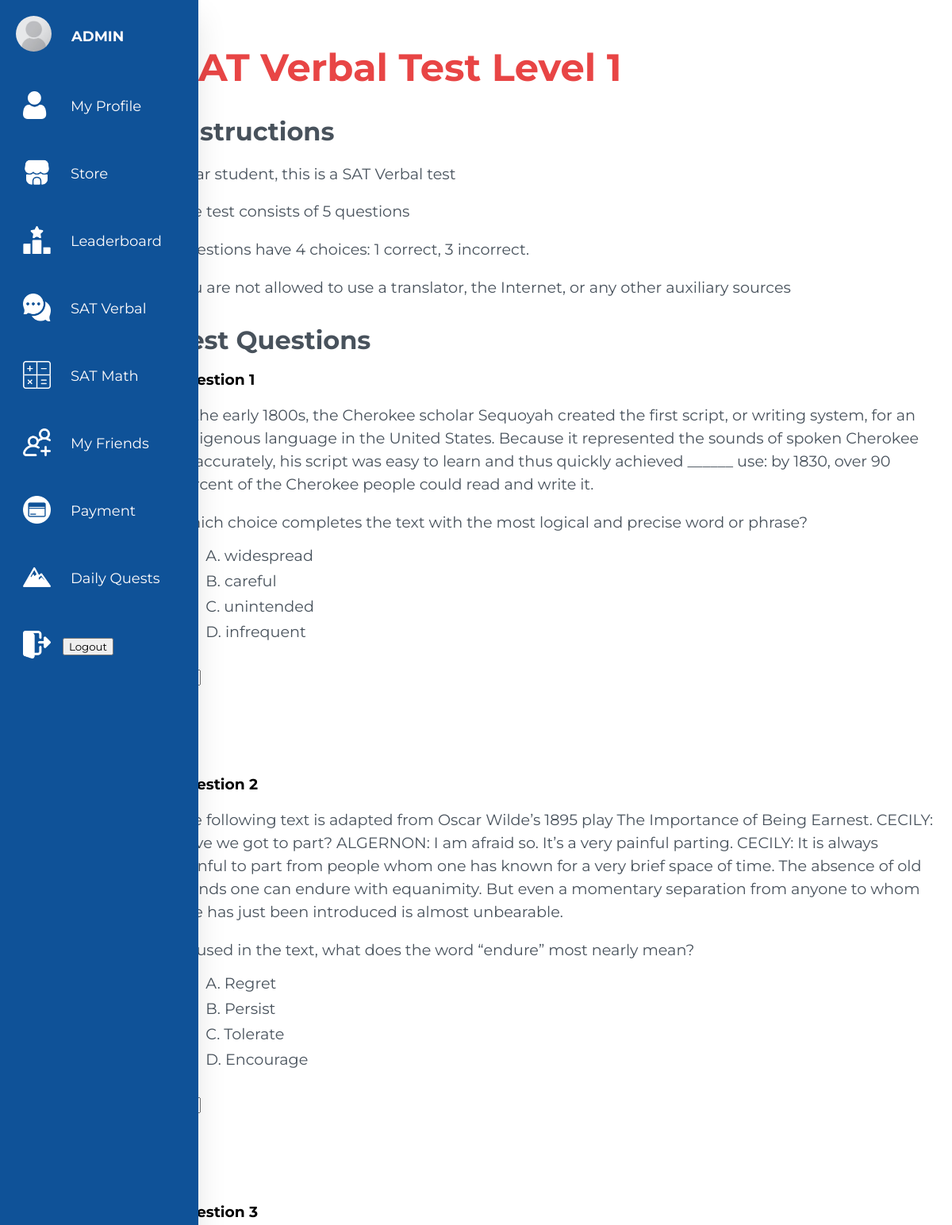
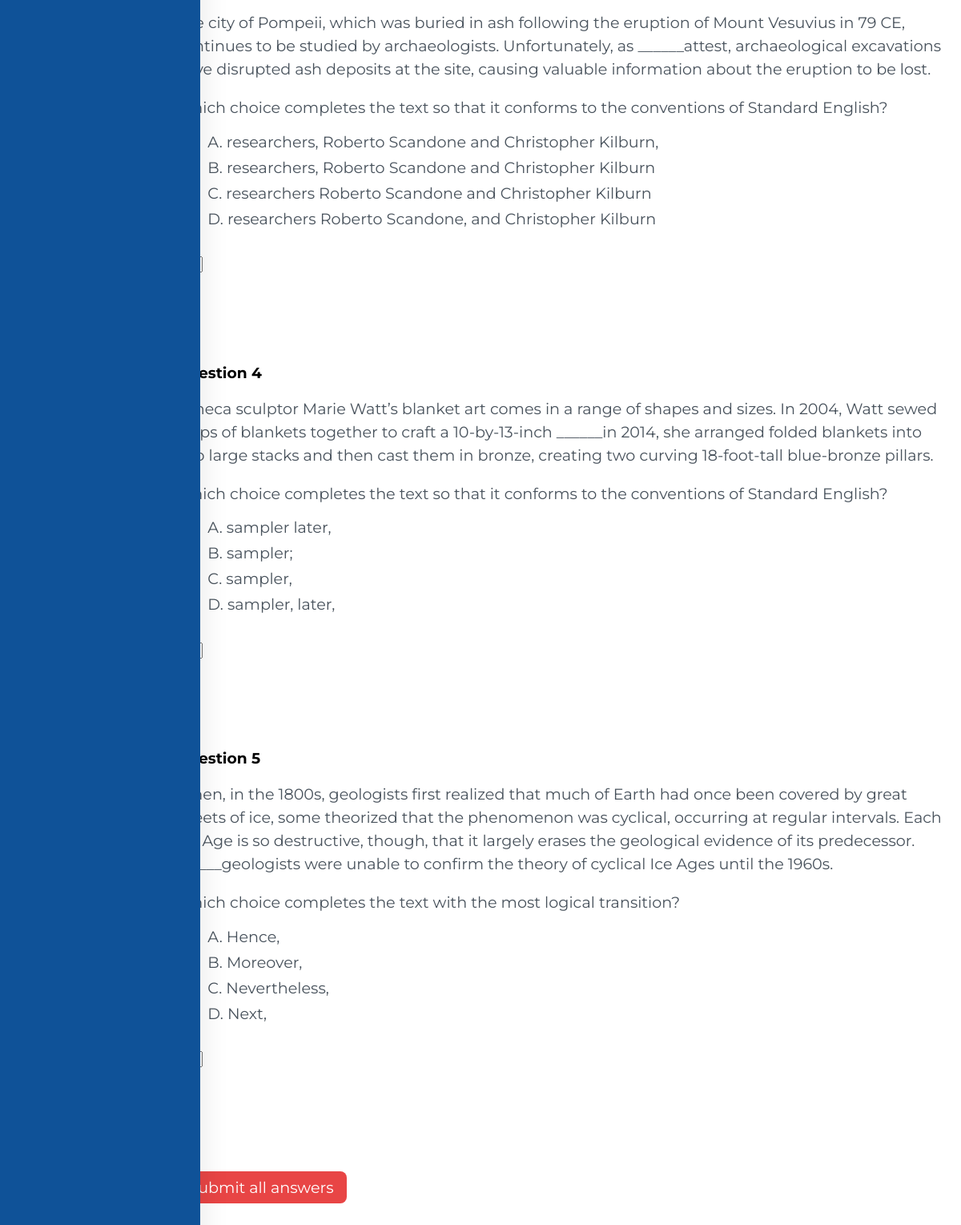
/satverbaltest1 (signed in), run on the app's committed database (2 pictures, top to bottom).
### webapp/models.py (models this page shows)
class UserProfile(models.Model):
    user = models.OneToOneField(User, on_delete=models.CASCADE)
    profile_picture = models.ImageField(upload_to='profile_pictures', default='noavatar.jpg')
    name = models.CharField(max_length=20, null=True, blank=True)
    math_score = models.IntegerField(null=True, blank=True)
    verbal_score = models.IntegerField(null=True, blank=True)
    tokens = models.IntegerField(null=True, blank=True)
    numberoftest = models.IntegerField(null=True, default=0)

class QuestionsVerbal1(models.Model):
    number = models.IntegerField(null=True)
    paragraph = models.TextField(null=True, blank=True)
    image = models.ImageField(null=True, blank=True)
    question = models.CharField(max_length=500, null=True)
    answer1 = models.CharField(max_length=200, null=True)
    answer2 = models.CharField(max_length=200, null=True)
    answer3 = models.CharField(max_length=200, null=True)
    answer4 = models.CharField(max_length=200, null=True)
    correct = models.CharField(max_length=2)
    explanation = models.TextField(null=True, blank=True)

### webapp/views.py (the view, shortened to what this page needs)
# urls.py: path('satverbaltest1', views.satverbaltest1, name='satverbaltest1'),
@login_required()
def satverbaltest1(request):
    questions = QuestionsVerbal1.objects.all()
    user_profile = UserProfile.objects.get(user=request.user)
    user_profile.verbal_score = 0
    user_profile.save()
    try:
        user_profile = UserProfile.objects.get(user=request.user)
    except UserProfile.DoesNotExist:
        user_profile = UserProfile.objects.create(user=request.user)
    context = {'questions':questions, 'user_profile': user_profile}
    return render(request, 'satverbaltest1.html', context)

### webapp/templates/satverbaltest1.html (shortened to what this page needs)
{% load static %}
<!DOCTYPE html>
<html lang="en">
<head>
  <link rel="stylesheet" href="{% static 'css/styletest.css' %}">
</head>
<body>
  <div class="container">
        <nav>
            <a href="#" class="logo">
            {% if user_profile.profile_picture %}
                <img src="{{ user_profile.profile_picture.url }}" alt="Profile Picture">
            {% endif %}
            {% if user_profile.name %}
                <span class="nav-item" alt="">{{ user_profile.name }}</span>
            {% else %}
                <span class="nav-item" alt="">{{ request.user.username }}</span>
            {% endif %}
            </a>
            <a href="{% url 'myprofile' %}" ><img src="{% static 'photos/user.png' %}"  class="logo2" alt="">
            <span class="nav-item">My Profile</span>
            </a>
            <a href="{% url 'store' %}"><img src="{% static 'photos/shop.png' %}"  class="logo2" alt="">
            <span class="nav-item">Store</span>
            </a>
            <a href="{% url 'leaderboard' %}" ><img src="{% static 'photos/podium.png' %}"  class="logo2" alt="">
            <span class="nav-item">Leaderboard</span>
            </a>
            <a href="{% url 'satverbal' %}"><img src="{% static 'photos/chat.png' %}"  class="logo2" alt="">
            <span class="nav-item">SAT Verbal</span>
            </a>
            <a href="{% url 'satmath' %}"><img src="{% static 'photos/keys.png' %}"  class="logo2" alt="">
            <span class="nav-item">SAT Math</span>
            </a>
            <a href="{% url 'friends_list' %}"><img src="{% static 'photos/friends.png' %}"  class="logo2" alt="">
            <span class="nav-item">My Friends</span>
            </a>
            <a href="{% url 'payment' %}"><img src="{% static 'photos/payment.png' %}"  class="logo2" alt="">
            <span class="nav-item">Payment</span>
            </a>
            <a href="{% url 'satverbaltest2' %}"><img src="{% static 'photos/quest.png' %}"  class="logo2" alt="">
            <span class="nav-item">Daily Quests</span>
            </a>
            <form method="post" action="{% url 'logoutsystem' %}">
                <a href="#"><img src="{% static 'photos/logout.png' %}"  class="logo2" alt="">
                <button type="submit">Logout</button>
                </a>
            </form>
        </nav>
    <div class="content">
      <div class="test">
        <h1>SAT Verbal Test Level 1</h1>
        <h2>Instructions</h2>
        <p>Dear student, this is a SAT Verbal test</p>
        <p>The test consists of 5 questions</p>
        <p>Questions have 4 choices: 1 correct, 3 incorrect.</p>
        <p>You are not allowed to use a translator, the Internet, or any other auxiliary sources</p>
        <h2>Test Questions</h2>
        <form method="POST" action="{% url 'satverbaltest1' %}">
          {% for question in questions %}
          <h3>Question {{ question.number }}</h3>
          <p>{{ question.paragraph }}</p>
          <p>{{ question.question }}
          <ul>
          <li>{{ question.answer1 }}</li>
          <li>{{ question.answer2 }}</li>
          <li>{{ question.answer3 }}</li>
          <li>{{ question.answer4 }}</li>
          </ul>
          </p>
          <br><br><br><br><br><br>
          {% endfor %}
          <br>
          <button type="submit" id="buttonj">Submit all answers</button>
        </div>
    </div>
  </div>
</body>
</html>

### static/css/styletest.css (style rules this page uses)
* { font-family: 'Montserrat', sans-serif; }
nav { height: 100%; }
.content { margin-left: 16.5%; padding: 1rem; }
.test h1 { font-size: 3rem; color: #e84545; }
.test h2 { font-size: 2rem; color: #48525c; margin-top: 2rem; margin-bottom: 1rem; }
.test p { font-size: 1.2rem; color: #48525c; line-height: 1.5; margin-bottom: 1rem; }
.test ul { margin-top: 1rem; margin-bottom: 1rem; }
.test li { list-style: none; font-size: 1.2rem; color: #48525c; margin-bottom: 0.5rem; }
#buttonj { background-color: #e84545; color: #fff; font-size: 1.2rem; padding: 0.5rem 1rem; border: none; border-radius: 0.5rem; cursor: pointer; margin-top: 1rem; }
nav { background-color: #0F5298; position:absolute; content:""; top:0; bottom:0; height:200%; left:0; width:90px; overflow:hidden; transition: width 0.2s linear; box-shadow: 0 20px 35px rgba(0, 0, 0, 0.1); }
.logo { text-align:center; display:flex; transition:all 0.5s ease; margin:10px 0 0 10px; }
.logo img { width:45px; height:45px; border-radius:50%; }
.logo span { font-weight:bold; padding-left:15px; font-size:18px; text-transform:uppercase; }
nav a { position:relative; color: #fffcfc; font-size:18px; display:table; width:300px; padding:10px; transition: font-size 0.2s ease-in-out; }
.nav-item { position:relative; margin-left:10px; margin-top:15px; }
.logo2 { width:35px; height:35px; margin-left:19px; margin-top:30px; vertical-align:-10px; }
a { text-decoration: none; color: #555; }

### data on the page
UserProfile: profile_picture (placeholder picture), name "ADMIN"
QuestionsVerbal1: number "1", paragraph "In the early 1800s, the Cherokee scholar Sequoyah created the first script, or writing system, for an Indigenous language in the United States. Because it represented the sounds of spoken Cherokee so accurately, his script was easy to learn and thus quickly achieved ______ use: by 1830, over 90 percent of the Cherokee people could read and write it.", question "Which choice completes the text with the most logical and precise word or phrase?", answer1 "A. widespread", answer2 "B. careful", answer3 "C. unintended", answer4 "D. infrequent"
QuestionsVerbal1: number "2", paragraph "The following text is adapted from Oscar Wilde’s 1895 play The Importance of Being Earnest. CECILY: Have we got to part? ALGERNON: I am afraid so. It’s a very painful parting. CECILY: It is always painful to part from people whom one has known for a very brief space of time. The absence of old friends one can endure with equanimity. But even a momentary separation from anyone to whom one has just been introduced is almost unbearable.", question "As used in the text, what does the word “endure” most nearly mean?", answer1 "A. Regret", answer2 "B. Persist", answer3 "C. Tolerate", answer4 "D. Encourage"
QuestionsVerbal1: number "3", paragraph "The city of Pompeii, which was buried in ash following the eruption of Mount Vesuvius in 79 CE, continues to be studied by archaeologists. Unfortunately, as ______attest, archaeological excavations have disrupted ash deposits at the site, causing valuable information about the eruption to be lost.", question "Which choice completes the text so that it conforms to the conventions of Standard English?", answer1 "A. researchers, Roberto Scandone and Christopher Kilburn,", answer2 "B. researchers, Roberto Scandone and Christopher Kilburn", answer3 "C. researchers Roberto Scandone and Christopher Kilburn", answer4 "D. researchers Roberto Scandone, and Christopher Kilburn"
QuestionsVerbal1: number "4", paragraph "Seneca sculptor Marie Watt’s blanket art comes in a range of shapes and sizes. In 2004, Watt sewed strips of blankets together to craft a 10-by-13-inch ______in 2014, she arranged folded blankets into two large stacks and then cast them in bronze, creating two curving 18-foot-tall blue-bronze pillars.", question "Which choice completes the text so that it conforms to the conventions of Standard English?", answer1 "A. sampler later,", answer2 "B. sampler;", answer3 "C. sampler,", answer4 "D. sampler, later,"
QuestionsVerbal1: number "5", paragraph "When, in the 1800s, geologists first realized that much of Earth had once been covered by great sheets of ice, some theorized that the phenomenon was cyclical, occurring at regular intervals. Each Ice Age is so destructive, though, that it largely erases the geological evidence of its predecessor. ______geologists were unable to confirm the theory of cyclical Ice Ages until the 1960s.", question "Which choice completes the text with the most logical transition?", answer1 "A. Hence,", answer2 "B. Moreover,", answer3 "C. Nevertheless,", answer4 "D. Next,"
